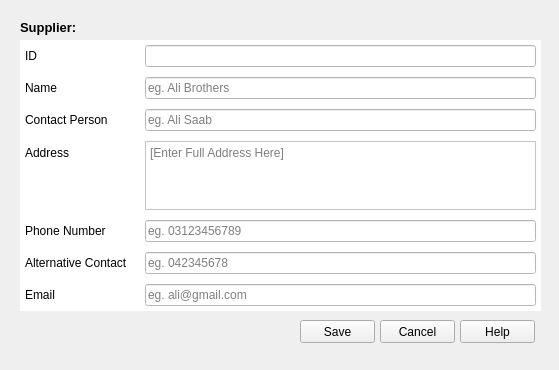
<?xml version="1.0" encoding="UTF-8"?>
<ui version="4.0">
 <class>editSupplier</class>
 <widget class="QMainWindow" name="editSupplier">
  <property name="geometry">
   <rect>
    <x>0</x>
    <y>0</y>
    <width>559</width>
    <height>370</height>
   </rect>
  </property>
  <property name="windowTitle">
   <string>Edit Supplier</string>
  </property>
  <widget class="QWidget" name="centralwidget">
   <widget class="QLabel" name="label">
    <property name="geometry">
     <rect>
      <x>20</x>
      <y>20</y>
      <width>81</width>
      <height>16</height>
     </rect>
    </property>
    <property name="text">
     <string>&lt;!DOCTYPE HTML PUBLIC &quot;-//W3C//DTD HTML 4.0//EN&quot; &quot;http://www.w3.org/TR/REC-html40/strict.dtd&quot;&gt;
&lt;html&gt;&lt;head&gt;&lt;meta name=&quot;qrichtext&quot; content=&quot;1&quot; /&gt;&lt;style type=&quot;text/css&quot;&gt;
p, li { white-space: pre-wrap; }
&lt;/style&gt;&lt;/head&gt;&lt;body style=&quot; font-family:'MS Shell Dlg 2'; font-size:8pt; font-weight:400; font-style:normal;&quot;&gt;
&lt;p style=&quot; margin-top:0px; margin-bottom:0px; margin-left:0px; margin-right:0px; -qt-block-indent:0; text-indent:0px;&quot;&gt;&lt;span style=&quot; font-size:10pt; font-weight:600;&quot;&gt;Supplier:&lt;/span&gt;&lt;/p&gt;&lt;/body&gt;&lt;/html&gt;</string>
    </property>
   </widget>
   <widget class="QFrame" name="frame">
    <property name="geometry">
     <rect>
      <x>20</x>
      <y>40</y>
      <width>521</width>
      <height>271</height>
     </rect>
    </property>
    <property name="styleSheet">
     <string notr="true">background-color: rgb(255, 255, 255);</string>
    </property>
    <property name="frameShape">
     <enum>QFrame::StyledPanel</enum>
    </property>
    <property name="frameShadow">
     <enum>QFrame::Raised</enum>
    </property>
    <widget class="QWidget" name="formLayoutWidget">
     <property name="geometry">
      <rect>
       <x>0</x>
       <y>0</y>
       <width>521</width>
       <height>271</height>
      </rect>
     </property>
     <layout class="QFormLayout" name="formLayout">
      <property name="horizontalSpacing">
       <number>17</number>
      </property>
      <property name="verticalSpacing">
       <number>10</number>
      </property>
      <property name="leftMargin">
       <number>5</number>
      </property>
      <property name="topMargin">
       <number>5</number>
      </property>
      <property name="rightMargin">
       <number>5</number>
      </property>
      <property name="bottomMargin">
       <number>5</number>
      </property>
      <item row="1" column="0">
       <widget class="QLabel" name="label_2">
        <property name="text">
         <string>Name</string>
        </property>
       </widget>
      </item>
      <item row="2" column="0">
       <widget class="QLabel" name="label_4">
        <property name="text">
         <string>Contact Person</string>
        </property>
       </widget>
      </item>
      <item row="3" column="0">
       <widget class="QLabel" name="label_3">
        <property name="text">
         <string>Address</string>
        </property>
       </widget>
      </item>
      <item row="4" column="0">
       <widget class="QLabel" name="label_5">
        <property name="text">
         <string>Phone Number</string>
        </property>
       </widget>
      </item>
      <item row="5" column="0">
       <widget class="QLabel" name="label_6">
        <property name="text">
         <string>Alternative Contact</string>
        </property>
       </widget>
      </item>
      <item row="6" column="0">
       <widget class="QLabel" name="label_7">
        <property name="text">
         <string>Email</string>
        </property>
       </widget>
      </item>
      <item row="2" column="1">
       <widget class="QLineEdit" name="contactPersonInput">
        <property name="placeholderText">
         <string>eg. Ali Saab</string>
        </property>
       </widget>
      </item>
      <item row="1" column="1">
       <widget class="QLineEdit" name="nameInput">
        <property name="placeholderText">
         <string>eg. Ali Brothers</string>
        </property>
       </widget>
      </item>
      <item row="4" column="1">
       <widget class="QLineEdit" name="phoneInput">
        <property name="placeholderText">
         <string>eg. 03123456789</string>
        </property>
       </widget>
      </item>
      <item row="5" column="1">
       <widget class="QLineEdit" name="altPhoneInput">
        <property name="placeholderText">
         <string>eg. 042345678</string>
        </property>
       </widget>
      </item>
      <item row="6" column="1">
       <widget class="QLineEdit" name="emailInput">
        <property name="placeholderText">
         <string>eg. ali@gmail.com</string>
        </property>
       </widget>
      </item>
      <item row="3" column="1">
       <widget class="QTextEdit" name="addressInput">
        <property name="placeholderText">
         <string>[Enter Full Address Here]</string>
        </property>
       </widget>
      </item>
      <item row="0" column="0">
       <widget class="QLabel" name="label_8">
        <property name="text">
         <string>ID</string>
        </property>
       </widget>
      </item>
      <item row="0" column="1">
       <widget class="QLineEdit" name="lineEdit">
        <property name="enabled">
         <bool>false</bool>
        </property>
        <property name="toolTip">
         <string>ID auto Generated</string>
        </property>
        <property name="dragEnabled">
         <bool>false</bool>
        </property>
       </widget>
      </item>
     </layout>
    </widget>
   </widget>
   <widget class="QPushButton" name="saveBtn">
    <property name="geometry">
     <rect>
      <x>300</x>
      <y>320</y>
      <width>75</width>
      <height>23</height>
     </rect>
    </property>
    <property name="text">
     <string>Save</string>
    </property>
   </widget>
   <widget class="QPushButton" name="cancelInput">
    <property name="geometry">
     <rect>
      <x>380</x>
      <y>320</y>
      <width>75</width>
      <height>23</height>
     </rect>
    </property>
    <property name="text">
     <string>Cancel</string>
    </property>
   </widget>
   <widget class="QPushButton" name="helpInput">
    <property name="geometry">
     <rect>
      <x>460</x>
      <y>320</y>
      <width>75</width>
      <height>23</height>
     </rect>
    </property>
    <property name="text">
     <string>Help</string>
    </property>
   </widget>
  </widget>
  <widget class="QMenuBar" name="menubar">
   <property name="geometry">
    <rect>
     <x>0</x>
     <y>0</y>
     <width>559</width>
     <height>21</height>
    </rect>
   </property>
  </widget>
 </widget>
 <resources/>
 <connections/>
</ui>
